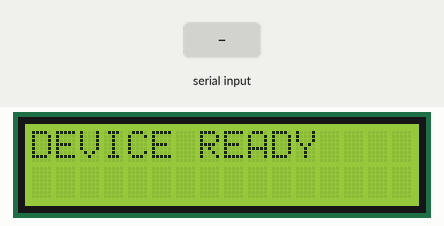
Bench run of a sketch on a simulated Arduino Uno, built with avr-gcc and run on an emulated ATmega328P. Parts: 16×2 character LCD. The test bench sets the inputs (shaded band). Random numbers use the default seed unless the sketch sets one; what the sketch prints to the serial monitor is not drawn.

Above: at 1.2 s.
1.3 s: "1" received over Serial
At 2.5 s:
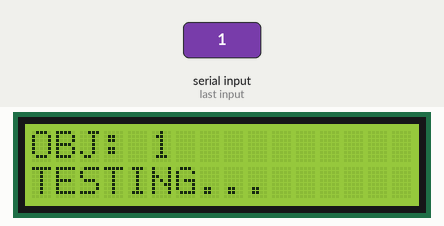
2.8 s: "0" received over Serial
At 5.3 s:
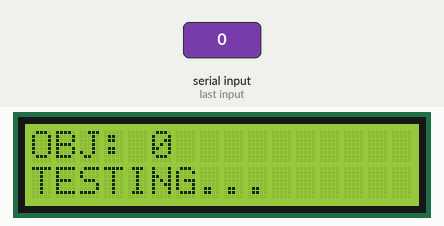
5.8 s: "2" received over Serial
At 10.8 s:
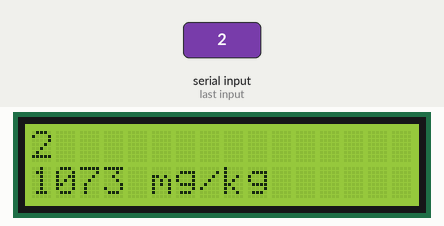
Timing chart, 0 to 12.3 s (numbered marks = the images above; inputs shaded):
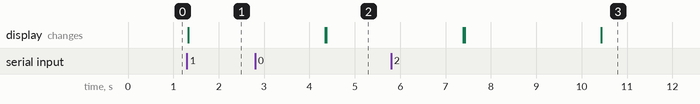

Measured:
- after the input at 1.3 s, the display: changes at once (image 1)

The sketch:

hardwareSimulate.ino
```cpp
//DFRobot.com
//Compatible with the Arduino IDE 1.0
//Library version:1.1


#include <Wire.h>
#include <stdlib.h>
#include <LiquidCrystal_I2C.h>


LiquidCrystal_I2C lcd(0x20,16,2);  // set the LCD address to 0x20 for a 16 chars and 2 line display

void setup(){
  Serial.begin(115200); //initial the Serial
  lcd.init();           // initialize the lcd
  lcd.backlight();

  lcd.home();

  lcd.print("DEVICE READY");
}

String inMsg = "";
bool incoming = false;

void loop(){

  //loading incoming command
  if(Serial.available()){
      char x = Serial.read();
      inMsg += x;
      incoming = true;
  }
  delay(10);
  if(incoming && Serial.available() <= 0) {
    Serial.println(inMsg + " ACK!");
    showMsg(inMsg);
    String ack = inMsg + " Received";
    incoming = false;
    inMsg = "";
  }
}

void showMsg(String msg) {
  String outMsg = String(testResult());
  lcd.clear();
  lcd.setCursor(0,0);
  lcd.print("OBJ: " + msg);
  lcd.setCursor(0,1);
  lcd.print("TESTING...");
  delay(3000);
  lcd.clear();
  lcd.setCursor(0,0);
  lcd.print(msg);
  lcd.setCursor(0,1);
  lcd.print(outMsg + " mg/kg");
  Serial.println(msg + ": " + outMsg + "mg/kg");
}

long testResult() {
  return random(0,3000);
}
```
